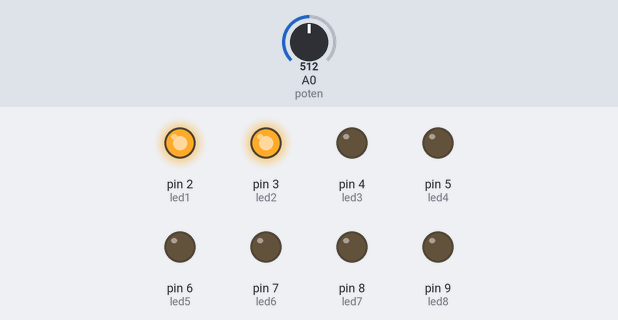
The sketch below on a simulated Arduino Uno, built with avr-gcc and run on an emulated ATmega328P. Parts: output pins drawn as LEDs (lit = HIGH). The test bench sets the inputs (shaded band); at power-on: A0 (poten) = 512.

Above: at 9.3 s.
9.4 s: A0 (poten) set to 122
At 14.2 s:
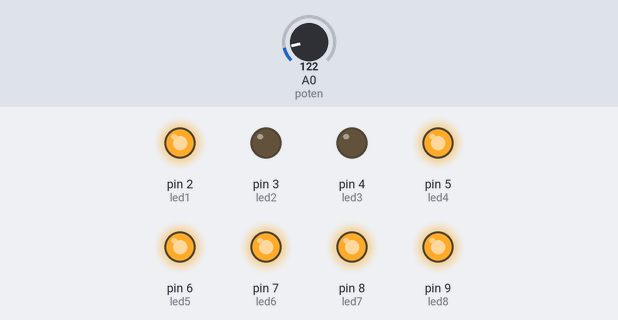
17.9 s: A0 (poten) set to 0
At 19.5 s:
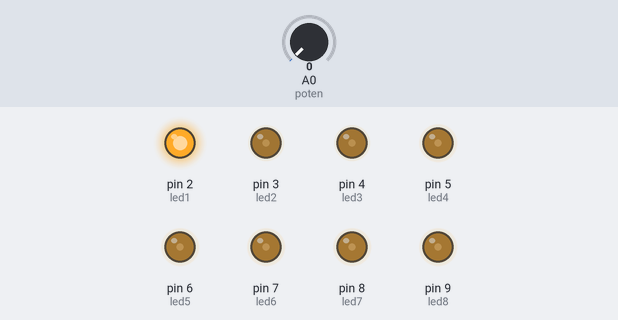
26.4 s: A0 (poten) set to 306
At 28.9 s:
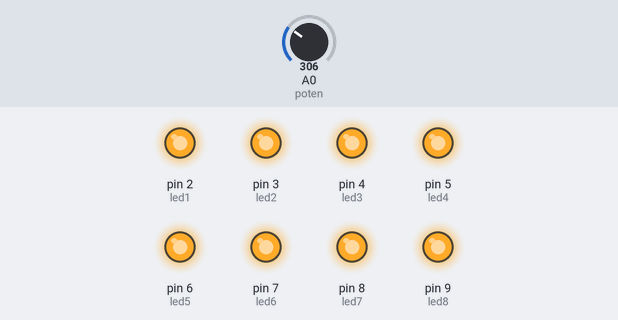
34.9 s: A0 (poten) set to 511
43.4 s: A0 (poten) set to 716
Timing chart, 0 to 52.9 s (numbered marks = the images above; inputs shaded):
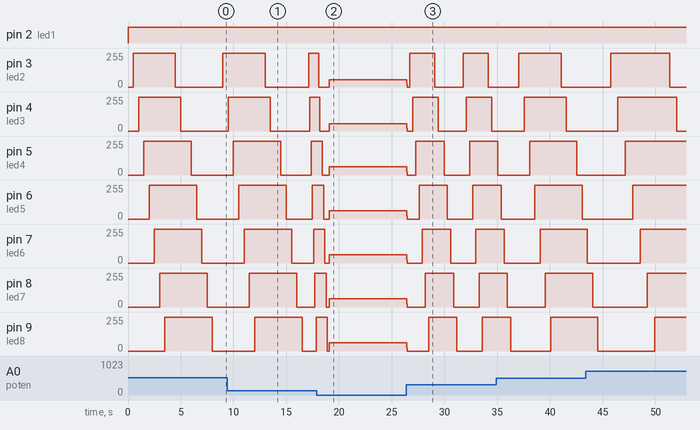

The sketch:

tremendous_waasa1.ino
```cpp
// C++ code
//
int led1=2;
int led2=3;
int led3=4;
int led4=5;
int led5=6;
int led6=7;
int led7=8;
int led8=9;
int poten=A0;
int delayperiod=0;

void setup()
{
  pinMode(led1, OUTPUT);
   pinMode(led2, OUTPUT);
   pinMode(led3, OUTPUT);
   pinMode(led4, OUTPUT);
   pinMode(led5, OUTPUT);
   pinMode(led6, OUTPUT);
   pinMode(led7, OUTPUT);
   pinMode(led8, OUTPUT);


   pinMode(poten, INPUT);
}


void loop()
{

  int invalue=analogRead(poten);
  delayperiod=map(invalue,0,1023,0,1000);
  digitalWrite(led1, HIGH);
  delay(delayperiod); // Wait for 1000 millisecond(s)

  digitalWrite(led2, HIGH);
  delay(delayperiod); // Wait for 1000 millisecond(s)

   digitalWrite(led3, HIGH);
  delay(delayperiod); // Wait for 1000 millisecond(s)

   digitalWrite(led4, HIGH);
  delay(delayperiod); // Wait for 1000 millisecond(s)

   digitalWrite(led5, HIGH);
  delay(delayperiod); // Wait for 1000 millisecond(s)

   digitalWrite(led6, HIGH);
  delay(delayperiod); // Wait for 1000 millisecond(s)

   digitalWrite(led7, HIGH);
  delay(delayperiod); // Wait for 1000 millisecond(s)

   digitalWrite(led8, HIGH);
  delay(delayperiod); // Wait for 1000 millisecond(s)

  delay(delayperiod); // Wait for 1000 millisecond(s)
   digitalWrite(led2, LOW);
  delay(delayperiod); // Wait for 1000 millisecond(s)


   digitalWrite(led3, LOW);
  delay(delayperiod); // Wait for 1000 millisecond(s)


   digitalWrite(led2, LOW);
  delay(delayperiod); // Wait for 1000 millisecond(s)


   digitalWrite(led4, LOW);
  delay(delayperiod); // Wait for 1000 millisecond(s)


   digitalWrite(led5, LOW);
  delay(delayperiod); // Wait for 1000 millisecond(s)


   digitalWrite(led6, LOW);
  delay(delayperiod); // Wait for 1000 millisecond(s)


   digitalWrite(led7, LOW);
  delay(delayperiod); // Wait for 1000 millisecond(s)


   digitalWrite(led8, LOW);
  delay(delayperiod); // Wait for 1000 millisecond(s)
}


  
```

Measured:
- after the input at 26.4 s, pin 3 (led2): goes 0/255 0.27 s, 255/255 2.4 s, 0/255 2.7 s, 255/255 2.4 s, then 0/255, starting at once; pin 4 (led3): goes 0/255 0.57 s, 255/255 2.4 s, 0/255 2.7 s, 255/255 2.4 s, then 0/255, starting at once
